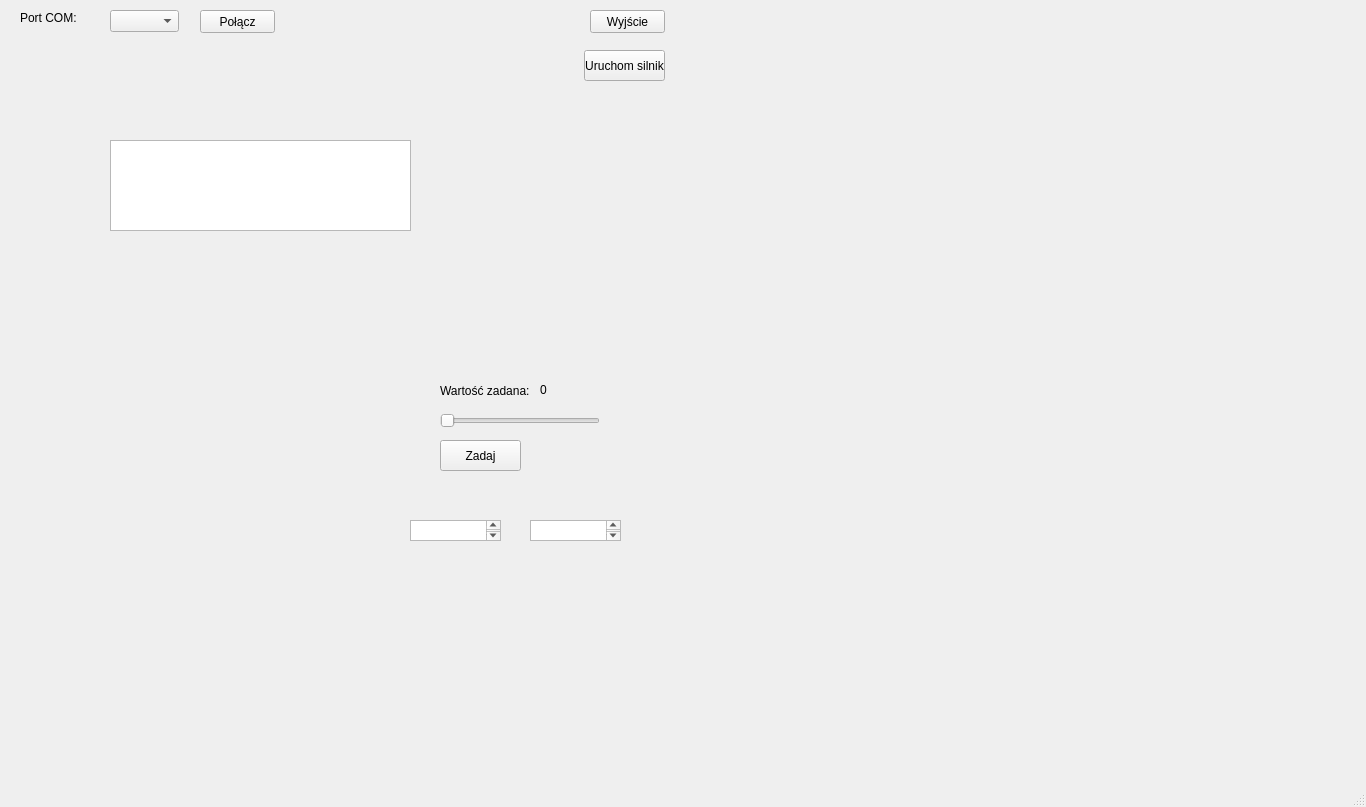
<?xml version="1.0" encoding="UTF-8"?>
<ui version="4.0">
 <class>MainWindow</class>
 <widget class="QMainWindow" name="MainWindow">
  <property name="geometry">
   <rect>
    <x>0</x>
    <y>0</y>
    <width>1366</width>
    <height>807</height>
   </rect>
  </property>
  <property name="windowTitle">
   <string>MainWindow</string>
  </property>
  <widget class="QWidget" name="centralWidget">
   <property name="minimumSize">
    <size>
     <width>1366</width>
     <height>768</height>
    </size>
   </property>
   <widget class="QLabel" name="label">
    <property name="geometry">
     <rect>
      <x>20</x>
      <y>10</y>
      <width>61</width>
      <height>16</height>
     </rect>
    </property>
    <property name="text">
     <string>Port COM:</string>
    </property>
   </widget>
   <widget class="QPushButton" name="connectButton">
    <property name="geometry">
     <rect>
      <x>200</x>
      <y>10</y>
      <width>75</width>
      <height>23</height>
     </rect>
    </property>
    <property name="text">
     <string>Połącz</string>
    </property>
   </widget>
   <widget class="QComboBox" name="COMcomboBox">
    <property name="geometry">
     <rect>
      <x>110</x>
      <y>10</y>
      <width>69</width>
      <height>22</height>
     </rect>
    </property>
   </widget>
   <widget class="QPushButton" name="exitButton">
    <property name="geometry">
     <rect>
      <x>590</x>
      <y>10</y>
      <width>75</width>
      <height>23</height>
     </rect>
    </property>
    <property name="text">
     <string>Wyjście</string>
    </property>
   </widget>
   <widget class="QPushButton" name="startMotor">
    <property name="geometry">
     <rect>
      <x>584</x>
      <y>50</y>
      <width>81</width>
      <height>31</height>
     </rect>
    </property>
    <property name="text">
     <string>Uruchom silnik</string>
    </property>
   </widget>
   <widget class="QTextEdit" name="textEdit">
    <property name="geometry">
     <rect>
      <x>110</x>
      <y>140</y>
      <width>301</width>
      <height>91</height>
     </rect>
    </property>
   </widget>
   <widget class="QSlider" name="horizontalSlider">
    <property name="geometry">
     <rect>
      <x>440</x>
      <y>410</y>
      <width>160</width>
      <height>22</height>
     </rect>
    </property>
    <property name="maximum">
     <number>10</number>
    </property>
    <property name="singleStep">
     <number>0</number>
    </property>
    <property name="orientation">
     <enum>Qt::Horizontal</enum>
    </property>
   </widget>
   <widget class="QLabel" name="label_2">
    <property name="geometry">
     <rect>
      <x>440</x>
      <y>380</y>
      <width>91</width>
      <height>21</height>
     </rect>
    </property>
    <property name="text">
     <string>Wartość zadana:</string>
    </property>
   </widget>
   <widget class="QLabel" name="zadanaLabel">
    <property name="geometry">
     <rect>
      <x>540</x>
      <y>380</y>
      <width>61</width>
      <height>20</height>
     </rect>
    </property>
    <property name="frameShadow">
     <enum>QFrame::Sunken</enum>
    </property>
    <property name="text">
     <string>0</string>
    </property>
   </widget>
   <widget class="QPushButton" name="zadaj">
    <property name="geometry">
     <rect>
      <x>440</x>
      <y>440</y>
      <width>81</width>
      <height>31</height>
     </rect>
    </property>
    <property name="text">
     <string>Zadaj</string>
    </property>
   </widget>
   <widget class="QTextEdit" name="x1_val">
    <property name="geometry">
     <rect>
      <x>410</x>
      <y>520</y>
      <width>91</width>
      <height>21</height>
     </rect>
    </property>
   </widget>
   <widget class="QTextEdit" name="x2_val">
    <property name="geometry">
     <rect>
      <x>530</x>
      <y>520</y>
      <width>91</width>
      <height>21</height>
     </rect>
    </property>
   </widget>
  </widget>
  <widget class="QMenuBar" name="menuBar">
   <property name="enabled">
    <bool>true</bool>
   </property>
   <property name="geometry">
    <rect>
     <x>0</x>
     <y>0</y>
     <width>1366</width>
     <height>21</height>
    </rect>
   </property>
  </widget>
  <widget class="QStatusBar" name="statusBar"/>
 </widget>
 <layoutdefault spacing="6" margin="11"/>
 <resources/>
 <connections/>
</ui>
